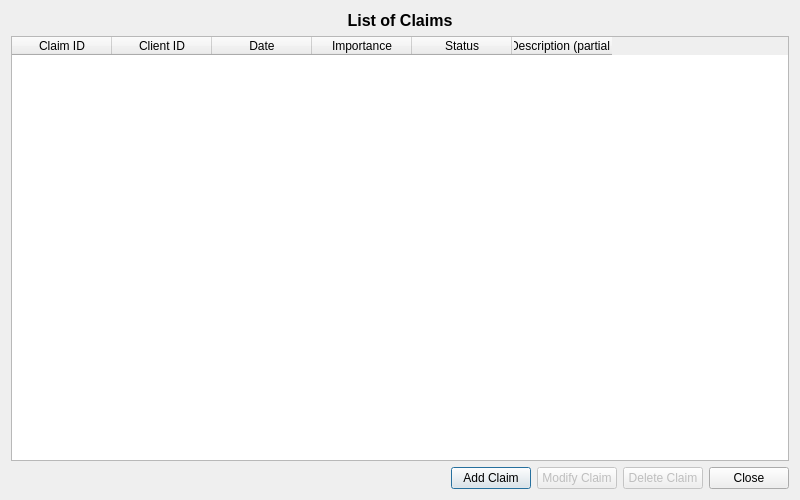
<?xml version="1.0" encoding="UTF-8"?>
<ui version="4.0">
 <class>GestionReclamationDialog</class> <widget class="QDialog" name="GestionReclamationDialog"> <property name="geometry">
   <rect>
    <x>0</x>
    <y>0</y>
    <width>800</width>
    <height>500</height>
   </rect>
  </property>
  <property name="windowTitle">
   <string>Claim Management</string> </property>
  <property name="modal">
   <bool>true</bool>
  </property>
  <layout class="QVBoxLayout" name="verticalLayout">
   <item>
    <widget class="QLabel" name="labelTitle">
     <property name="text">
      <string>List of Claims</string> </property>
     <property name="font">
      <font>
       <pointsize>12</pointsize>
       <weight>75</weight>
       <bold>true</bold>
      </font>
     </property>
     <property name="alignment">
      <set>Qt::AlignCenter</set>
     </property>
    </widget>
   </item>
   <item>
    <widget class="QTableWidget" name="tableReclamations"> <property name="sizePolicy">
      <sizepolicy hsizetype="Expanding" vsizetype="Expanding">
       <horstretch>0</horstretch>
       <verstretch>1</verstretch>
      </sizepolicy>
     </property>
     <property name="editTriggers">
      <set>QAbstractItemView::NoEditTriggers</set>
     </property>
     <property name="selectionMode">
      <enum>QAbstractItemView::SingleSelection</enum>
     </property>
     <property name="selectionBehavior">
      <enum>QAbstractItemView::SelectRows</enum>
     </property>
     <property name="sortingEnabled">
      <bool>true</bool>
     </property>
     <property name="alternatingRowColors">
      <bool>true</bool>
     </property>
     <attribute name="horizontalHeaderStretchLastSection">
      <bool>false</bool>
     </attribute>
     <attribute name="verticalHeaderVisible">
      <bool>false</bool>
     </attribute>
     <property name="columnCount">
       <number>6</number>
     </property>
     <column>
      <property name="text">
       <string>Claim ID</string> </property>
     </column>
     <column>
      <property name="text">
       <string>Client ID</string> </property>
     </column>
     <column>
      <property name="text">
       <string>Date</string> </property>
     </column>
     <column>
      <property name="text">
       <string>Importance</string> </property>
     </column>
     <column>
      <property name="text">
       <string>Status</string> </property>
     </column>
     <column>
      <property name="text">
       <string>Description (partial)</string> </property>
     </column>
    </widget>
   </item>
   <item>
    <layout class="QHBoxLayout" name="horizontalLayoutButtons">
     <item>
      <spacer name="horizontalSpacer">
       <property name="orientation">
        <enum>Qt::Horizontal</enum>
       </property>
       <property name="sizeHint" stdset="0">
        <size>
         <width>40</width>
         <height>20</height>
        </size>
       </property>
      </spacer>
     </item>
     <item>
      <widget class="QPushButton" name="btnAjouter"> <property name="text">
        <string>Add Claim</string> </property>
       <property name="enabled">
        <bool>true</bool> </property>
      </widget>
     </item>
     <item>
      <widget class="QPushButton" name="btnModifier"> <property name="text">
        <string>Modify Claim</string> </property>
       <property name="enabled">
        <bool>false</bool> </property>
      </widget>
     </item>
     <item>
       <widget class="QPushButton" name="btnSupprimer"> <property name="text">
         <string>Delete Claim</string> </property>
        <property name="enabled">
         <bool>false</bool> </property>
       </widget>
      </item>
     <item>
      <widget class="QPushButton" name="btnClose">
       <property name="text">
        <string>Close</string> </property>
      </widget>
     </item>
    </layout>
   </item>
  </layout>
 </widget>
 <resources/>
 <connections/>
</ui>
